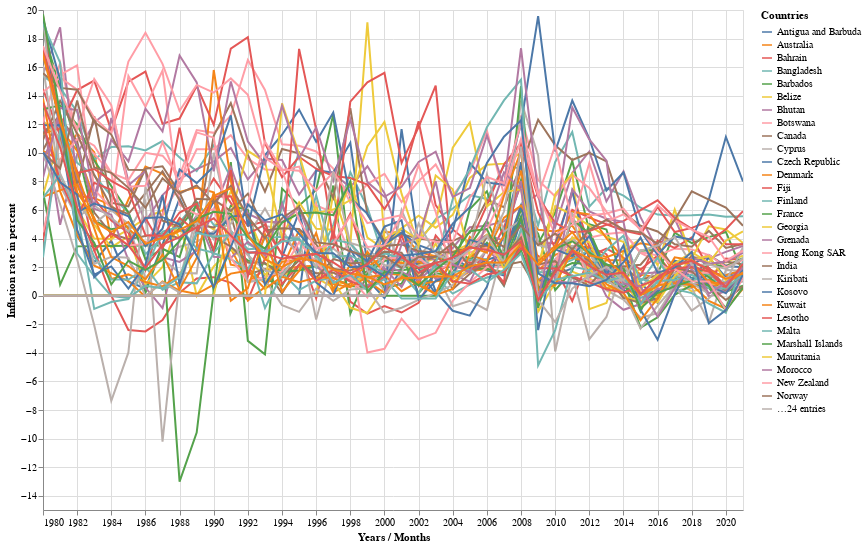

The notebook cell saved with this chart:
### Code cell
#hide-input
ecb.plot_altair_legend_selectable(df_lowinflation, 
                                  'Years / Months', 
                                  'Inflation rate in percent', 
                                  'Countries',
                                   650,
                                   300)

### Figure 1 — Vega-Lite specification as saved in the notebook (floating-point values rounded to 4 significant figures; data arrays with more than 128 entries replaced by an {"elided": "..."} marker saying what was removed)
{"config": {"view": {"continuousWidth": 400, "continuousHeight": 300}}, "data": {"name": "data-9256343842a64935e9074de92b074fc0"}, "mark": "line", "encoding": {"color": {"type": "nominal", "field": "Countries"}, "opacity": {"condition": {"value": 1, "selection": "selector029"}, "value": 0.2}, "tooltip": [{"type": "quantitative", "field": "Inflation rate in percent"}, {"type": "nominal", "field": "Countries"}], "x": {"type": "temporal", "field": "Years / Months"}, "y": {"type": "quantitative", "field": "Inflation rate in percent"}}, "height": 500, "selection": {"selector029": {"type": "multi", "fields": ["Countries"], "bind": "legend"}, "selector030": {"type": "interval", "bind": "scales", "encodings": ["x", "y"]}}, "width": 700, "$schema": "https://vega.github.io/schema/vega-lite/v4.8.1.json", "datasets": {"data-9256343842a64935e9074de92b074fc0": {"elided": "2226 records"}}}
